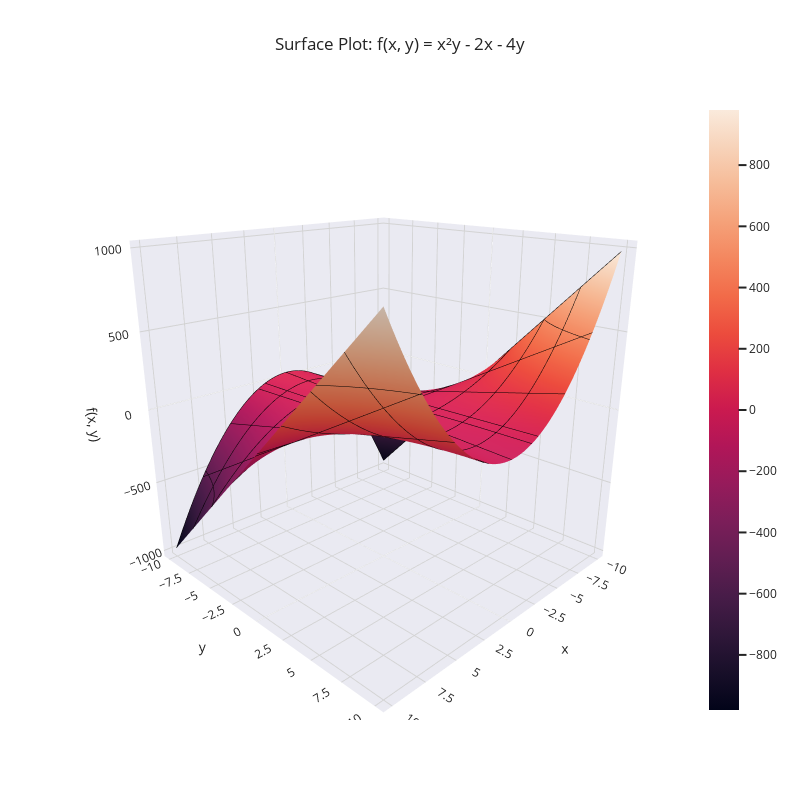

Notebook code cell kept with this figure:
### Code cell
interactive_surface_plot()

# Github is unable to display interactive version in markdown so link
# to html included below

### Figure 1 — Plotly figure (JSON) as saved in the notebook; plotly's stock layout.template omitted (floating-point values rounded to 4 significant figures; data arrays with more than 128 entries replaced by an {"elided": "..."} marker saying what was removed)
{"data": [{"contours": {"x": {"color": "black", "show": true, "width": 1}, "y": {"color": "black", "show": true, "width": 1}, "z": {"color": "black", "show": true, "width": 1}}, "type": "surface", "x": {"elided": "100x100 float values"}, "y": {"elided": "100x100 float values"}, "z": {"elided": "100x100 float values"}}], "layout": {"autosize": false, "height": 800, "scene": {"camera": {"eye": {"x": 1.5, "y": 1.5, "z": 0.75}}, "xaxis": {"gridcolor": "lightgray", "nticks": 5, "showgrid": true, "tickvals": [-10, -7.5, -5, -2.5, 0, 2.5, 5, 7.5, 10], "title": {"text": "x"}}, "yaxis": {"gridcolor": "lightgray", "nticks": 5, "showgrid": true, "tickvals": [-10, -7.5, -5, -2.5, 0, 2.5, 5, 7.5, 10], "title": {"text": "y"}}, "zaxis": {"gridcolor": "lightgray", "nticks": 5, "showgrid": true, "tickvals": [-1000, -500, 0, 500, 1000], "title": {"text": "f(x, y)"}}}, "title": {"text": "Surface Plot: f(x, y) = x²y - 2x - 4y"}, "width": 800}}
